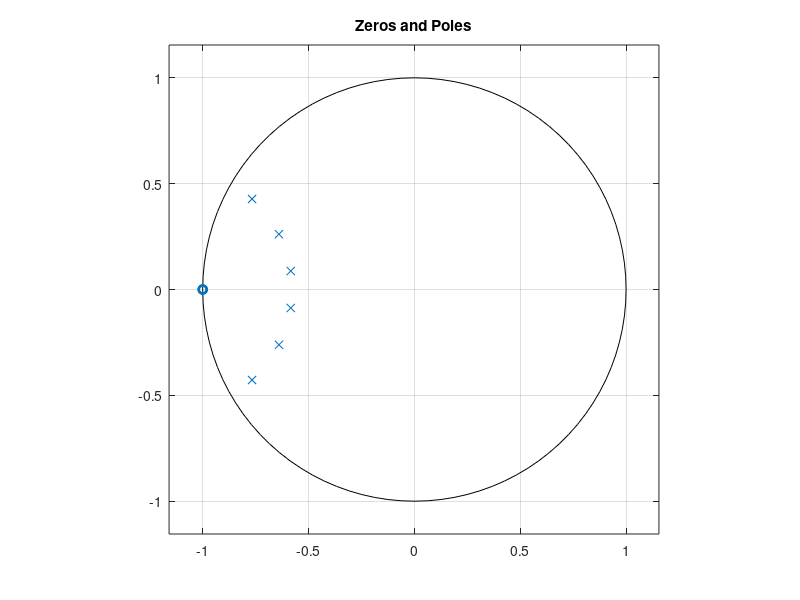
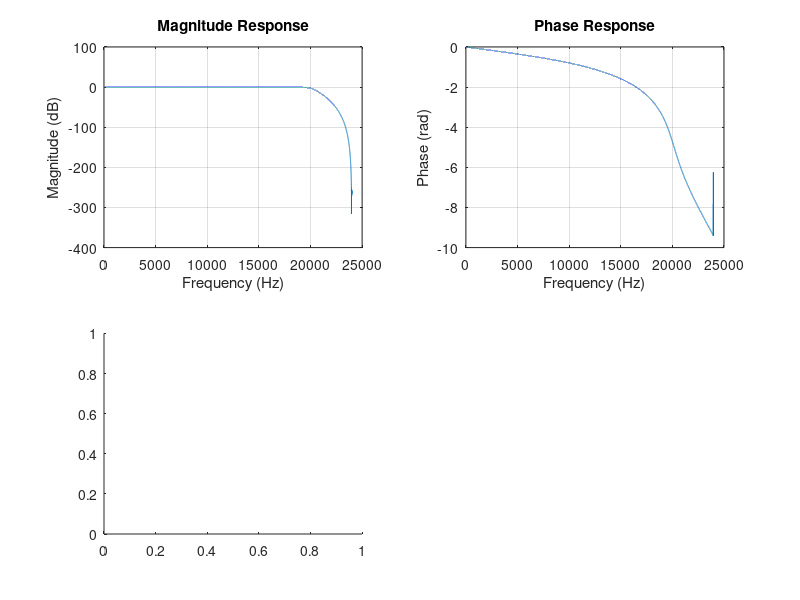

Source code (MATLAB) for these figures, in order: (Note: this script raises an error after producing the figures.)
% ex 7.2
% A Szczygielski
% listing 7.1
% listing changed to display calculations in subplots

clear all; close all;

% Sampling rate
fs = 48000; % Sampling rate in samples per second

% Cutoff frequency
fc = 20000; % Cutoff frequency in Hz

% Design Butterworth filter
[b, a] = butter(6, fc/(fs/2), 'low'); % 6th order Butterworth filter

% Display coefficients
disp("Filter coefficients:")
disp("Numerator (b):")
disp(b)
disp("Denominator (a):")
disp(a)

% Plot zeros and poles
figure;
zplane(b, a);
title('Zeros and Poles');

%% Verification of filter responses(FRs): magnitude, phase, impulse, step
f = 0 : 1 : 24000; % Frequency range up to Nyquist frequency
H = freqz(b, a, f, fs); % Frequency response

% Plotting in subplots
figure;

% Magnitude response
subplot(2,2,1);
plot(f, 20*log10(abs(H)));
xlabel('Frequency (Hz)');
ylabel('Magnitude (dB)');
grid on;
title('Magnitude Response');

% Phase response
subplot(2,2,2);
plot(f, unwrap(angle(H)));
xlabel('Frequency (Hz)');
ylabel('Phase (rad)');
grid on;
title('Phase Response');

% Impulse response
subplot(2,2,3);
impulse(b, a);
xlabel('Time');
ylabel('Amplitude');
grid on;
title('Impulse Response');

% Step response
subplot(2,2,4);
step(b, a);
xlabel('Time');
ylabel('Amplitude');
grid on;
title('Step Response');

% Title for all subplots
sgtitle('Filter Responses');
